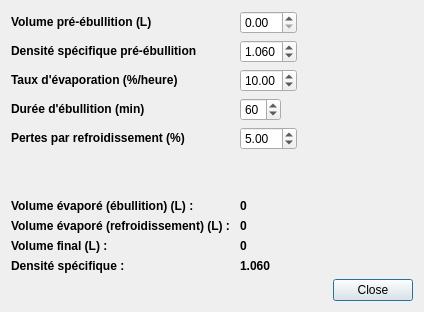
<?xml version="1.0" encoding="UTF-8"?>
<ui version="4.0">
 <class>DialogEvaporation</class>
 <widget class="QDialog" name="DialogEvaporation">
  <property name="geometry">
   <rect>
    <x>0</x>
    <y>0</y>
    <width>424</width>
    <height>312</height>
   </rect>
  </property>
  <property name="windowTitle">
   <string>Evaporation</string>
  </property>
  <layout class="QGridLayout" name="gridLayout">
   <item row="1" column="0">
    <layout class="QFormLayout" name="formLayout">
     <property name="fieldGrowthPolicy">
      <enum>QFormLayout::ExpandingFieldsGrow</enum>
     </property>
     <item row="0" column="0">
      <widget class="QLabel" name="label">
       <property name="text">
        <string>&lt;!DOCTYPE HTML PUBLIC &quot;-//W3C//DTD HTML 4.0//EN&quot; &quot;http://www.w3.org/TR/REC-html40/strict.dtd&quot;&gt;
&lt;html&gt;&lt;head&gt;&lt;meta name=&quot;qrichtext&quot; content=&quot;1&quot; /&gt;&lt;style type=&quot;text/css&quot;&gt;
p, li { white-space: pre-wrap; }
&lt;/style&gt;&lt;/head&gt;&lt;body style=&quot; font-family:'Droid Sans'; font-size:9pt; font-weight:400; font-style:normal;&quot;&gt;
&lt;p style=&quot; margin-top:0px; margin-bottom:0px; margin-left:0px; margin-right:0px; -qt-block-indent:0; text-indent:0px;&quot;&gt;&lt;span style=&quot; font-weight:600;&quot;&gt;Volume pré-ébullition (L)&lt;/span&gt;&lt;/p&gt;&lt;/body&gt;&lt;/html&gt;</string>
       </property>
      </widget>
     </item>
     <item row="0" column="1">
      <widget class="QDoubleSpinBox" name="doubleSpinBoxPreVol"/>
     </item>
     <item row="1" column="0">
      <widget class="QLabel" name="label_11">
       <property name="text">
        <string>&lt;!DOCTYPE HTML PUBLIC &quot;-//W3C//DTD HTML 4.0//EN&quot; &quot;http://www.w3.org/TR/REC-html40/strict.dtd&quot;&gt;
&lt;html&gt;&lt;head&gt;&lt;meta name=&quot;qrichtext&quot; content=&quot;1&quot; /&gt;&lt;style type=&quot;text/css&quot;&gt;
p, li { white-space: pre-wrap; }
&lt;/style&gt;&lt;/head&gt;&lt;body style=&quot; font-family:'Droid Sans'; font-size:9pt; font-weight:400; font-style:normal;&quot;&gt;
&lt;p style=&quot; margin-top:0px; margin-bottom:0px; margin-left:0px; margin-right:0px; -qt-block-indent:0; text-indent:0px;&quot;&gt;&lt;span style=&quot; font-weight:600;&quot;&gt;Densité spécifique pré-ébullition&lt;/span&gt;&lt;/p&gt;&lt;/body&gt;&lt;/html&gt;</string>
       </property>
      </widget>
     </item>
     <item row="1" column="1">
      <widget class="QDoubleSpinBox" name="doubleSpinBoxPreSg">
       <property name="decimals">
        <number>3</number>
       </property>
       <property name="minimum">
        <double>1.000000000000000</double>
       </property>
       <property name="maximum">
        <double>1.900000000000000</double>
       </property>
       <property name="singleStep">
        <double>0.001000000000000</double>
       </property>
       <property name="value">
        <double>1.060000000000000</double>
       </property>
      </widget>
     </item>
     <item row="2" column="0">
      <widget class="QLabel" name="label_2">
       <property name="text">
        <string>&lt;!DOCTYPE HTML PUBLIC &quot;-//W3C//DTD HTML 4.0//EN&quot; &quot;http://www.w3.org/TR/REC-html40/strict.dtd&quot;&gt;
&lt;html&gt;&lt;head&gt;&lt;meta name=&quot;qrichtext&quot; content=&quot;1&quot; /&gt;&lt;style type=&quot;text/css&quot;&gt;
p, li { white-space: pre-wrap; }
&lt;/style&gt;&lt;/head&gt;&lt;body style=&quot; font-family:'Droid Sans'; font-size:9pt; font-weight:400; font-style:normal;&quot;&gt;
&lt;p style=&quot; margin-top:0px; margin-bottom:0px; margin-left:0px; margin-right:0px; -qt-block-indent:0; text-indent:0px;&quot;&gt;&lt;span style=&quot; font-weight:600;&quot;&gt;Taux d'évaporation (%/heure)&lt;/span&gt;&lt;/p&gt;&lt;/body&gt;&lt;/html&gt;</string>
       </property>
      </widget>
     </item>
     <item row="2" column="1">
      <widget class="QDoubleSpinBox" name="doubleSpinBoxTauxEvap">
       <property name="value">
        <double>10.000000000000000</double>
       </property>
      </widget>
     </item>
     <item row="3" column="0">
      <widget class="QLabel" name="label_3">
       <property name="text">
        <string>&lt;!DOCTYPE HTML PUBLIC &quot;-//W3C//DTD HTML 4.0//EN&quot; &quot;http://www.w3.org/TR/REC-html40/strict.dtd&quot;&gt;
&lt;html&gt;&lt;head&gt;&lt;meta name=&quot;qrichtext&quot; content=&quot;1&quot; /&gt;&lt;style type=&quot;text/css&quot;&gt;
p, li { white-space: pre-wrap; }
&lt;/style&gt;&lt;/head&gt;&lt;body style=&quot; font-family:'Droid Sans'; font-size:9pt; font-weight:400; font-style:normal;&quot;&gt;
&lt;p style=&quot; margin-top:0px; margin-bottom:0px; margin-left:0px; margin-right:0px; -qt-block-indent:0; text-indent:0px;&quot;&gt;&lt;span style=&quot; font-weight:600;&quot;&gt;Durée d'ébullition (min)&lt;/span&gt;&lt;/p&gt;&lt;/body&gt;&lt;/html&gt;</string>
       </property>
      </widget>
     </item>
     <item row="3" column="1">
      <widget class="QSpinBox" name="spinBoxEbu">
       <property name="value">
        <number>60</number>
       </property>
      </widget>
     </item>
     <item row="4" column="0">
      <widget class="QLabel" name="label_4">
       <property name="text">
        <string>&lt;!DOCTYPE HTML PUBLIC &quot;-//W3C//DTD HTML 4.0//EN&quot; &quot;http://www.w3.org/TR/REC-html40/strict.dtd&quot;&gt;
&lt;html&gt;&lt;head&gt;&lt;meta name=&quot;qrichtext&quot; content=&quot;1&quot; /&gt;&lt;style type=&quot;text/css&quot;&gt;
p, li { white-space: pre-wrap; }
&lt;/style&gt;&lt;/head&gt;&lt;body style=&quot; font-family:'Droid Sans'; font-size:9pt; font-weight:400; font-style:normal;&quot;&gt;
&lt;p style=&quot; margin-top:0px; margin-bottom:0px; margin-left:0px; margin-right:0px; -qt-block-indent:0; text-indent:0px;&quot;&gt;&lt;span style=&quot; font-weight:600;&quot;&gt;Pertes par refroidissement (%)&lt;/span&gt;&lt;/p&gt;&lt;/body&gt;&lt;/html&gt;</string>
       </property>
      </widget>
     </item>
     <item row="4" column="1">
      <widget class="QDoubleSpinBox" name="doubleSpinBoxTauxRefroi">
       <property name="value">
        <double>5.000000000000000</double>
       </property>
      </widget>
     </item>
     <item row="5" column="0">
      <spacer name="verticalSpacer">
       <property name="orientation">
        <enum>Qt::Vertical</enum>
       </property>
       <property name="sizeHint" stdset="0">
        <size>
         <width>20</width>
         <height>40</height>
        </size>
       </property>
      </spacer>
     </item>
     <item row="6" column="0">
      <widget class="QLabel" name="label_5">
       <property name="text">
        <string>&lt;!DOCTYPE HTML PUBLIC &quot;-//W3C//DTD HTML 4.0//EN&quot; &quot;http://www.w3.org/TR/REC-html40/strict.dtd&quot;&gt;
&lt;html&gt;&lt;head&gt;&lt;meta name=&quot;qrichtext&quot; content=&quot;1&quot; /&gt;&lt;style type=&quot;text/css&quot;&gt;
p, li { white-space: pre-wrap; }
&lt;/style&gt;&lt;/head&gt;&lt;body style=&quot; font-family:'Droid Sans'; font-size:9pt; font-weight:400; font-style:normal;&quot;&gt;
&lt;p style=&quot; margin-top:0px; margin-bottom:0px; margin-left:0px; margin-right:0px; -qt-block-indent:0; text-indent:0px;&quot;&gt;&lt;span style=&quot; font-weight:600;&quot;&gt;Volume évaporé (ébullition) (L) : &lt;/span&gt;&lt;/p&gt;&lt;/body&gt;&lt;/html&gt;</string>
       </property>
      </widget>
     </item>
     <item row="6" column="1">
      <widget class="QLabel" name="labelEvapEbu">
       <property name="text">
        <string>&lt;!DOCTYPE HTML PUBLIC &quot;-//W3C//DTD HTML 4.0//EN&quot; &quot;http://www.w3.org/TR/REC-html40/strict.dtd&quot;&gt;
&lt;html&gt;&lt;head&gt;&lt;meta name=&quot;qrichtext&quot; content=&quot;1&quot; /&gt;&lt;style type=&quot;text/css&quot;&gt;
p, li { white-space: pre-wrap; }
&lt;/style&gt;&lt;/head&gt;&lt;body style=&quot; font-family:'Droid Sans'; font-size:9pt; font-weight:400; font-style:normal;&quot;&gt;
&lt;p style=&quot; margin-top:0px; margin-bottom:0px; margin-left:0px; margin-right:0px; -qt-block-indent:0; text-indent:0px;&quot;&gt;&lt;span style=&quot; font-weight:600;&quot;&gt;0&lt;/span&gt;&lt;/p&gt;&lt;/body&gt;&lt;/html&gt;</string>
       </property>
      </widget>
     </item>
     <item row="7" column="0">
      <widget class="QLabel" name="label_7">
       <property name="text">
        <string>&lt;!DOCTYPE HTML PUBLIC &quot;-//W3C//DTD HTML 4.0//EN&quot; &quot;http://www.w3.org/TR/REC-html40/strict.dtd&quot;&gt;
&lt;html&gt;&lt;head&gt;&lt;meta name=&quot;qrichtext&quot; content=&quot;1&quot; /&gt;&lt;style type=&quot;text/css&quot;&gt;
p, li { white-space: pre-wrap; }
&lt;/style&gt;&lt;/head&gt;&lt;body style=&quot; font-family:'Droid Sans'; font-size:9pt; font-weight:400; font-style:normal;&quot;&gt;
&lt;p style=&quot; margin-top:0px; margin-bottom:0px; margin-left:0px; margin-right:0px; -qt-block-indent:0; text-indent:0px;&quot;&gt;&lt;span style=&quot; font-weight:600;&quot;&gt;Volume évaporé (refroidissement) (L) : &lt;/span&gt;&lt;/p&gt;&lt;/body&gt;&lt;/html&gt;</string>
       </property>
      </widget>
     </item>
     <item row="7" column="1">
      <widget class="QLabel" name="labelEvapRefroi">
       <property name="text">
        <string>&lt;!DOCTYPE HTML PUBLIC &quot;-//W3C//DTD HTML 4.0//EN&quot; &quot;http://www.w3.org/TR/REC-html40/strict.dtd&quot;&gt;
&lt;html&gt;&lt;head&gt;&lt;meta name=&quot;qrichtext&quot; content=&quot;1&quot; /&gt;&lt;style type=&quot;text/css&quot;&gt;
p, li { white-space: pre-wrap; }
&lt;/style&gt;&lt;/head&gt;&lt;body style=&quot; font-family:'Droid Sans'; font-size:9pt; font-weight:400; font-style:normal;&quot;&gt;
&lt;p style=&quot; margin-top:0px; margin-bottom:0px; margin-left:0px; margin-right:0px; -qt-block-indent:0; text-indent:0px;&quot;&gt;&lt;span style=&quot; font-weight:600;&quot;&gt;0&lt;/span&gt;&lt;/p&gt;&lt;/body&gt;&lt;/html&gt;</string>
       </property>
      </widget>
     </item>
     <item row="8" column="0">
      <widget class="QLabel" name="label_9">
       <property name="text">
        <string>&lt;!DOCTYPE HTML PUBLIC &quot;-//W3C//DTD HTML 4.0//EN&quot; &quot;http://www.w3.org/TR/REC-html40/strict.dtd&quot;&gt;
&lt;html&gt;&lt;head&gt;&lt;meta name=&quot;qrichtext&quot; content=&quot;1&quot; /&gt;&lt;style type=&quot;text/css&quot;&gt;
p, li { white-space: pre-wrap; }
&lt;/style&gt;&lt;/head&gt;&lt;body style=&quot; font-family:'Droid Sans'; font-size:9pt; font-weight:400; font-style:normal;&quot;&gt;
&lt;p style=&quot; margin-top:0px; margin-bottom:0px; margin-left:0px; margin-right:0px; -qt-block-indent:0; text-indent:0px;&quot;&gt;&lt;span style=&quot; font-weight:600;&quot;&gt;Volume final (L) : &lt;/span&gt;&lt;/p&gt;&lt;/body&gt;&lt;/html&gt;</string>
       </property>
      </widget>
     </item>
     <item row="8" column="1">
      <widget class="QLabel" name="labelVolF">
       <property name="text">
        <string>&lt;!DOCTYPE HTML PUBLIC &quot;-//W3C//DTD HTML 4.0//EN&quot; &quot;http://www.w3.org/TR/REC-html40/strict.dtd&quot;&gt;
&lt;html&gt;&lt;head&gt;&lt;meta name=&quot;qrichtext&quot; content=&quot;1&quot; /&gt;&lt;style type=&quot;text/css&quot;&gt;
p, li { white-space: pre-wrap; }
&lt;/style&gt;&lt;/head&gt;&lt;body style=&quot; font-family:'Droid Sans'; font-size:9pt; font-weight:400; font-style:normal;&quot;&gt;
&lt;p style=&quot; margin-top:0px; margin-bottom:0px; margin-left:0px; margin-right:0px; -qt-block-indent:0; text-indent:0px;&quot;&gt;&lt;span style=&quot; font-weight:600;&quot;&gt;0&lt;/span&gt;&lt;/p&gt;&lt;/body&gt;&lt;/html&gt;</string>
       </property>
      </widget>
     </item>
     <item row="9" column="0">
      <widget class="QLabel" name="label_12">
       <property name="text">
        <string>&lt;!DOCTYPE HTML PUBLIC &quot;-//W3C//DTD HTML 4.0//EN&quot; &quot;http://www.w3.org/TR/REC-html40/strict.dtd&quot;&gt;
&lt;html&gt;&lt;head&gt;&lt;meta name=&quot;qrichtext&quot; content=&quot;1&quot; /&gt;&lt;style type=&quot;text/css&quot;&gt;
p, li { white-space: pre-wrap; }
&lt;/style&gt;&lt;/head&gt;&lt;body style=&quot; font-family:'Droid Sans'; font-size:9pt; font-weight:400; font-style:normal;&quot;&gt;
&lt;p style=&quot; margin-top:0px; margin-bottom:0px; margin-left:0px; margin-right:0px; -qt-block-indent:0; text-indent:0px;&quot;&gt;&lt;span style=&quot; font-weight:600;&quot;&gt;Densité spécifique : &lt;/span&gt;&lt;/p&gt;&lt;/body&gt;&lt;/html&gt;</string>
       </property>
      </widget>
     </item>
     <item row="9" column="1">
      <widget class="QLabel" name="labelSg">
       <property name="text">
        <string>&lt;!DOCTYPE HTML PUBLIC &quot;-//W3C//DTD HTML 4.0//EN&quot; &quot;http://www.w3.org/TR/REC-html40/strict.dtd&quot;&gt;
&lt;html&gt;&lt;head&gt;&lt;meta name=&quot;qrichtext&quot; content=&quot;1&quot; /&gt;&lt;style type=&quot;text/css&quot;&gt;
p, li { white-space: pre-wrap; }
&lt;/style&gt;&lt;/head&gt;&lt;body style=&quot; font-family:'Droid Sans'; font-size:9pt; font-weight:400; font-style:normal;&quot;&gt;
&lt;p style=&quot; margin-top:0px; margin-bottom:0px; margin-left:0px; margin-right:0px; -qt-block-indent:0; text-indent:0px;&quot;&gt;&lt;span style=&quot; font-weight:600;&quot;&gt;1.060&lt;/span&gt;&lt;/p&gt;&lt;/body&gt;&lt;/html&gt;</string>
       </property>
      </widget>
     </item>
    </layout>
   </item>
   <item row="2" column="0">
    <widget class="QDialogButtonBox" name="buttonBox">
     <property name="orientation">
      <enum>Qt::Horizontal</enum>
     </property>
     <property name="standardButtons">
      <set>QDialogButtonBox::Close</set>
     </property>
    </widget>
   </item>
  </layout>
 </widget>
 <resources/>
 <connections>
  <connection>
   <sender>buttonBox</sender>
   <signal>accepted()</signal>
   <receiver>DialogEvaporation</receiver>
   <slot>accept()</slot>
   <hints>
    <hint type="sourcelabel">
     <x>248</x>
     <y>254</y>
    </hint>
    <hint type="destinationlabel">
     <x>157</x>
     <y>274</y>
    </hint>
   </hints>
  </connection>
  <connection>
   <sender>buttonBox</sender>
   <signal>rejected()</signal>
   <receiver>DialogEvaporation</receiver>
   <slot>reject()</slot>
   <hints>
    <hint type="sourcelabel">
     <x>316</x>
     <y>260</y>
    </hint>
    <hint type="destinationlabel">
     <x>286</x>
     <y>274</y>
    </hint>
   </hints>
  </connection>
 </connections>
</ui>
